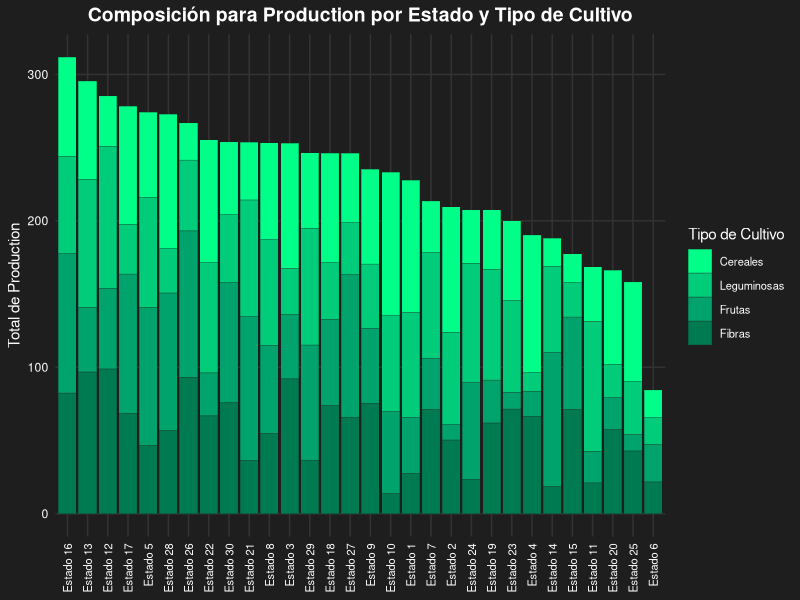
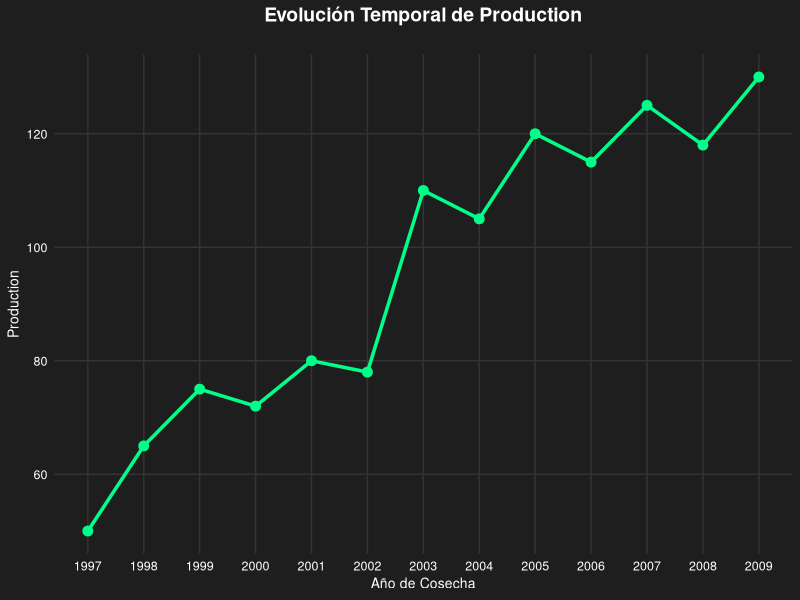
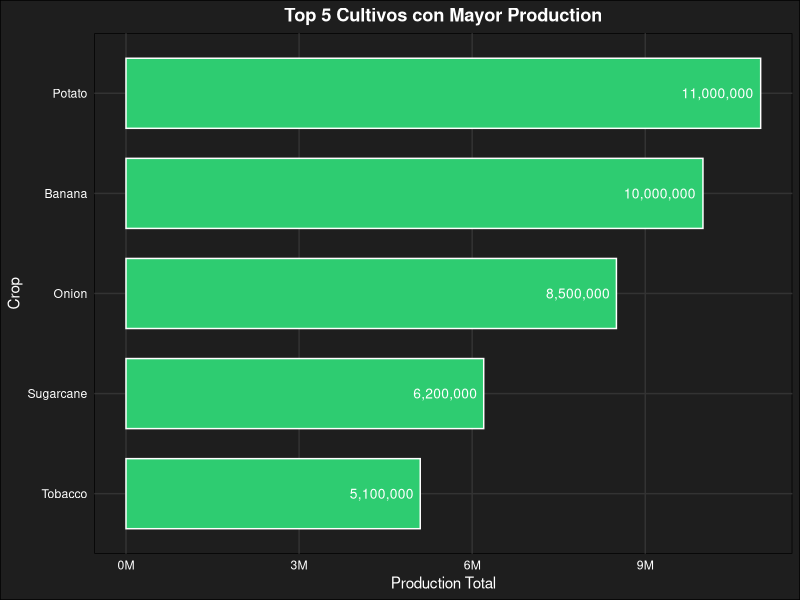

R code for these plots, in order:
## ---- chunk 1
# Configuración global de chunks
knitr::opts_chunk$set(
  echo = FALSE,        # Mostrar código
  warning = FALSE,    # Ocultar advertencias
  message = FALSE,    # Ocultar mensajes de carga
  fig.align = "center",
  out.width = "90%",
  fig.pos = "H",
  out.extra = ""
)

# Cargar librerías necesarias
library(tidyverse)
library(knitr)
library(kableExtra)
library(scales)
## ---- chunk 2
Agricultura_Filtrado <- expand.grid(
  Estado = paste("Estado", 1:30),
  Tipo_Cultivo = c("Cereales", "Leguminosas", "Frutas", "Fibras")
) %>%
  mutate(Produccion = runif(n(), 10, 100))

ggplot(Agricultura_Filtrado, aes(x = reorder(Estado, -Produccion), y = Produccion, fill = Tipo_Cultivo)) +
  # Barras apiladas con borde negro fino
  geom_col(color = "#1e1e1e", size = 0.1) +
  # Paleta de colores verdes/cian similares a la imagen
  scale_fill_manual(values = c("#00ff88", "#00cc7a", "#00a36c", "#007a50")) +
  # Títulos
  labs(
    title = "Composición para Production por Estado y Tipo de Cultivo",
    x = NULL,
    y = "Total de Production",
    fill = "Tipo de Cultivo"
  ) +
  theme_minimal() +
  theme(
    plot.background = element_rect(fill = "#1e1e1e", color = NA),
    panel.background = element_rect(fill = "#1e1e1e", color = NA),
    text = element_text(color = "white"),
    axis.text = element_text(color = "white"),
    axis.text.x = element_text(angle = 90, vjust = 0.5, hjust = 1, size = 8),
    panel.grid.major = element_line(color = "#333333"),
    panel.grid.minor = element_blank(),
    legend.position = "right",
    legend.text = element_text(size = 8),
    plot.title = element_text(face = "bold", size = 14, hjust = 0.5)
  )

## ---- chunk 3
Agricultura_Filtrado <- data.frame(
  Crop_Year = 1997:2009,
  Production = c(50, 65, 75, 72, 80, 78, 110, 105, 120, 115, 125, 118, 130)
)
ggplot(Agricultura_Filtrado, aes(x = Crop_Year, y = Production)) +
  geom_line(color = "#00ff88", size = 1.2) +
  geom_point(color = "#00ff88", size = 3) +
  labs(
    title = "Evolución Temporal de Production",
    x = "Año de Cosecha",
    y = "Production"
  ) +
  scale_x_continuous(breaks = 1997:2009) +
  theme_minimal() +
  theme(
    plot.background = element_rect(fill = "#1e1e1e", color = NA),
    panel.background = element_rect(fill = "#1e1e1e", color = NA),
    text = element_text(color = "white"),
    axis.text = element_text(color = "white", size = 9),
    axis.title = element_text(color = "white", size = 10),
    panel.grid.major = element_line(color = "#333333"),
    panel.grid.minor = element_blank(),
    plot.title = element_text(face = "bold", size = 14, hjust = 0.5, margin = margin(b = 20))
  )
## ---- chunk 4
Agricultura_Filtrado <- data.frame(
  Crop = c("Potato", "Banana", "Onion", "Sugarcane", "Tobacco"),
  Production = c(11000000, 10000000, 8500000, 6200000, 5100000)
)

ggplot(Agricultura_Filtrado, aes(x = reorder(Crop, Production), y = Production)) +
  geom_bar(stat = "identity", fill = "#2ecc71", color = "white", width = 0.7) +
  geom_text(aes(label = scales::comma(Production)), 
            hjust = 1.1, color = "white", size = 3.5) +
  coord_flip() +
  labs(
    title = "Top 5 Cultivos con Mayor Production",
    x = "Crop",
    y = "Production Total"
  ) +
  scale_y_continuous(labels = scales::label_number(suffix = "M", scale = 1e-6)) +
  theme_minimal() +
  theme(
    plot.background = element_rect(fill = "#1e1e1e"),
    panel.background = element_rect(fill = "#1e1e1e"),
    text = element_text(color = "white"),
    axis.text = element_text(color = "white"),
    panel.grid.major = element_line(color = "#333333"),
    panel.grid.minor = element_blank(),
    plot.title = element_text(face = "bold", hjust = 0.5)
  )
top_5 <- Agricultura_Filtrado %>% group_by(Crop) %>% summarise(Total = sum(Production)) %>% top_n(5)
p3 <- ggplot(top_5, aes(x = reorder(Crop, Total), y = Total, fill = Total)) +
  geom_bar(stat = "identity") +
  coord_flip() +
  scale_fill_gradient(low = "lightgreen", high = "darkgreen")
